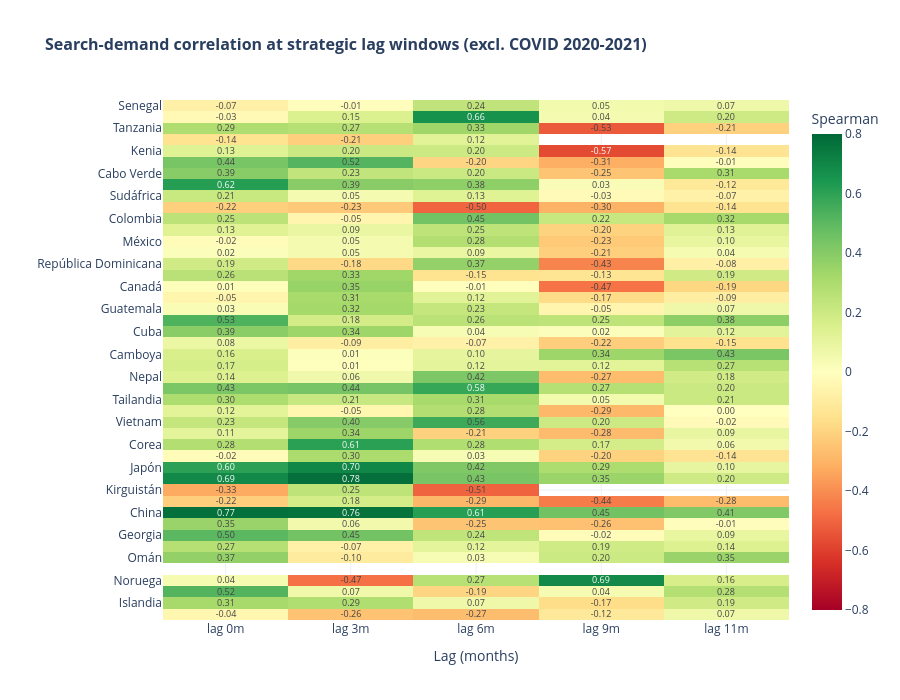

Notebook cell for this chart:
### Markdown cell above
---
#### Simplified heatmap: lags (0, 3, 6, 9, 11) excluding 2020-2021
max_lag=11: lag 12 excluded to avoid seasonal autocorrelation artifact

### Code cell
df_no_covid = df_commercial[
    ~df_commercial["year"].between(2020, 2021)
]

lags_heat = compute_destination_lags(df_no_covid, "monthly_searches", max_lag=11)


strategic_lags = [0, 3, 6, 9, 11]
pivot_lag = (
    lags_heat[lags_heat["lag"].isin(strategic_lags)]
    .pivot(index="destination", columns="lag", values="correlation")
)
pivot_lag.columns = [f"lag_{c}m" for c in pivot_lag.columns]


continent = df_commercial.groupby("destination")["continent"].first()
pivot_lag = pivot_lag.merge(continent, on="destination")

pivot_lag["optimal_lag"] = (
    pivot_lag.filter(like="lag_")
    .idxmax(axis=1, skipna=True)
    .str.extract(r"(\d+)")
    .squeeze()
    .astype(float)
    .astype("Int64")
)

pivot_lag = pivot_lag.sort_values(
    ["continent", "optimal_lag"], ascending=[True, False]
)


fig = px.imshow(
    pivot_lag.filter(like="lag_"),
    color_continuous_scale="RdYlGn",
    color_continuous_midpoint=0,
    aspect="auto",
    zmin=-0.8, zmax=0.8,
    title="<b>Search-demand correlation at strategic lag windows (excl. COVID 2020-2021)</b>",
    labels=dict(color="Spearman"),
    text_auto=".2f",
)

fig.update_layout(
    height=700,
    template="plotly_white",
    title_font_size=16,
    xaxis_title="Lag (months)",
    yaxis_title="",
    coloraxis_colorbar=dict(title="Spearman"),
    margin=dict(l=160),
)

fig.update_xaxes(
    tickvals=list(range(len(strategic_lags))),
    ticktext=[f"lag {l}m" for l in strategic_lags],
)

fig.update_traces(textfont=dict(size=9))

fig.show()

### Figure 1 — Plotly figure (JSON) as saved in the notebook; plotly's stock layout.template omitted (floating-point values rounded to 4 significant figures; data arrays with more than 128 entries replaced by an {"elided": "..."} marker saying what was removed)
{"data": [{"coloraxis": "coloraxis", "hovertemplate": "x: %{x}<br>destination: %{y}<br>Spearman: %{z}<extra></extra>", "name": "0", "textfont": {"size": 9}, "texttemplate": "%{z:.2f}", "type": "heatmap", "x": ["lag_0m", "lag_3m", "lag_6m", "lag_9m", "lag_11m"], "xaxis": "x", "y": ["Senegal", "Seychelles", "Tanzania", "Uganda", "Kenia", "Túnez", "Cabo Verde", "Egipto", "Sudáfrica", "Chile", "Colombia", "Costa Rica", "México", "Panamá", "República Dominicana", "Argentina", "Canadá", "Estados Unidos de América", "Guatemala", "Brasil", "Cuba", "Perú", "Camboya", "India", "Nepal", "Sri Lanka", "Tailandia", "Uzbekistán", "Vietnam", "Armenia", "Corea", "Indonesia", "Japón", "Jordania", "Kirguistán", "Turquía", "China", "Emiratos Árabes Unidos", "Georgia", "Maldivas", "Omán", "Azerbaiyán", "Noruega", "Finlandia", "Islandia", "Australia"], "yaxis": "y", "z": {"elided": "46x5 float values"}}], "layout": {"coloraxis": {"cmax": 0.8, "cmid": 0, "cmin": -0.8, "colorbar": {"title": {"text": "Spearman"}}, "colorscale": [[0, "rgb(165,0,38)"], [0.1, "rgb(215,48,39)"], [0.2, "rgb(244,109,67)"], [0.3, "rgb(253,174,97)"], [0.4, "rgb(254,224,139)"], [0.5, "rgb(255,255,191)"], [0.6, "rgb(217,239,139)"], [0.7, "rgb(166,217,106)"], [0.8, "rgb(102,189,99)"], [0.9, "rgb(26,152,80)"], [1, "rgb(0,104,55)"]]}, "height": 700, "margin": {"l": 160}, "title": {"font": {"size": 16}, "text": "<b>Search-demand correlation at strategic lag windows (excl. COVID 2020-2021)</b>"}, "xaxis": {"anchor": "y", "domain": [0, 1], "ticktext": ["lag 0m", "lag 3m", "lag 6m", "lag 9m", "lag 11m"], "tickvals": [0, 1, 2, 3, 4], "title": {"text": "Lag (months)"}}, "yaxis": {"anchor": "x", "autorange": "reversed", "domain": [0, 1], "title": {"text": ""}}}}
